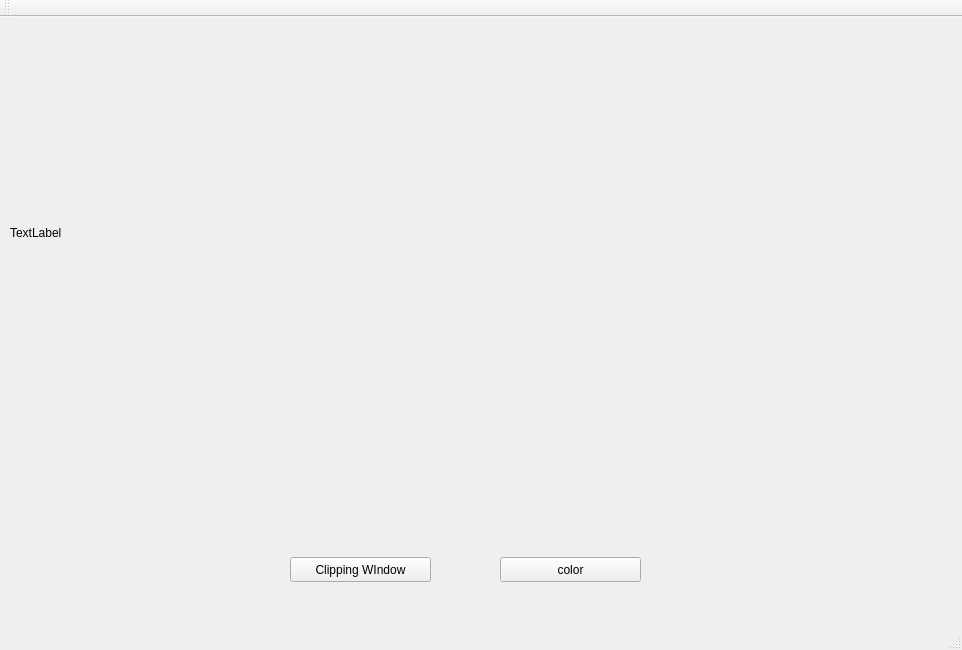
<?xml version="1.0" encoding="UTF-8"?>
<ui version="4.0">
 <class>MainWindow</class>
 <widget class="QMainWindow" name="MainWindow">
  <property name="geometry">
   <rect>
    <x>0</x>
    <y>0</y>
    <width>962</width>
    <height>650</height>
   </rect>
  </property>
  <property name="windowTitle">
   <string>MainWindow</string>
  </property>
  <widget class="QWidget" name="centralWidget">
   <widget class="QPushButton" name="pushButton">
    <property name="geometry">
     <rect>
      <x>290</x>
      <y>540</y>
      <width>141</width>
      <height>25</height>
     </rect>
    </property>
    <property name="text">
     <string>Clipping WIndow</string>
    </property>
   </widget>
   <widget class="QPushButton" name="pushButton_2">
    <property name="geometry">
     <rect>
      <x>500</x>
      <y>540</y>
      <width>141</width>
      <height>25</height>
     </rect>
    </property>
    <property name="text">
     <string>color</string>
    </property>
   </widget>
   <widget class="QLabel" name="label">
    <property name="geometry">
     <rect>
      <x>10</x>
      <y>20</y>
      <width>871</width>
      <height>391</height>
     </rect>
    </property>
    <property name="text">
     <string>TextLabel</string>
    </property>
   </widget>
  </widget>
  <widget class="QMenuBar" name="menuBar">
   <property name="geometry">
    <rect>
     <x>0</x>
     <y>0</y>
     <width>962</width>
     <height>22</height>
    </rect>
   </property>
  </widget>
  <widget class="QToolBar" name="mainToolBar">
   <attribute name="toolBarArea">
    <enum>TopToolBarArea</enum>
   </attribute>
   <attribute name="toolBarBreak">
    <bool>false</bool>
   </attribute>
  </widget>
  <widget class="QStatusBar" name="statusBar"/>
 </widget>
 <layoutdefault spacing="6" margin="11"/>
 <resources/>
 <connections/>
</ui>
